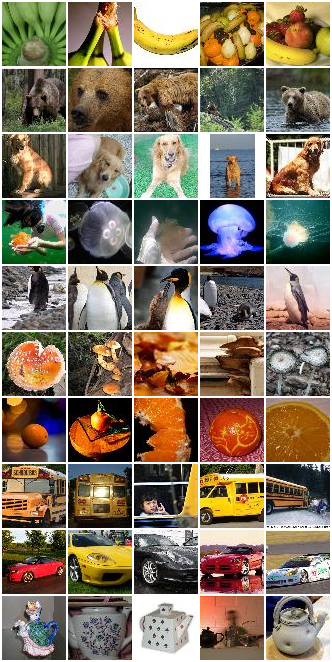
#> input picture docs/phase2/phase2_eda_grid.png, 332 x 662 px
$ python -i build_patch_forest.py   (imports and definitions only)
#> lines starting #> are read from the running program, lines starting #| are printed output that depends on the picture
#> further down, picture is the input picture: shape (662, 332, 3); mean B, G, R 98.4, 118.2, 132.4
"""Forest on patch-relationship features.

Key insight: global statistics erase spatial layout. Patch DIFFERENCES
capture layout. "Top is bright, bottom is dark" = bus.
"Uniform bright all over" = banana.

Features:
- 4x4 grid: per-patch hue_mode, sat_mean, val_mean (48 base)
- Adjacent differences: horizontal pairs (12), vertical pairs (12)
  for sat and val = 48 relationship features
Total: 48 + 48 = 96 features (close to 90, negligible dilution)

Actually to keep at exactly 90: 4x4 grid × 3 stats = 48 base,
plus 42 relationship features (all adjacent diffs for 3 channels)."""

import sys
from pathlib import Path
from collections import Counter
import numpy as np
import cv2

sys.path.insert(0, str(Path(__file__).parent))
from build_forest import CLASSES, gini, Node, find_best_split, build_tree, count_nodes, predict_tree

DATA_ROOT = Path(__file__).parent.parent.parent / "data" / "phase2" / "train"
VAL_ROOT = Path(__file__).parent.parent.parent / "data" / "phase2" / "val"


def extract_patch_features(image):
    """Patch-based spatial relationship features."""
    hsv = cv2.cvtColor(image, cv2.COLOR_BGR2HSV)
#> hsv: shape (662, 332, 3); mean H, S, V 46.3, 103.6, 140.1
    h, s, v = cv2.split(hsv)
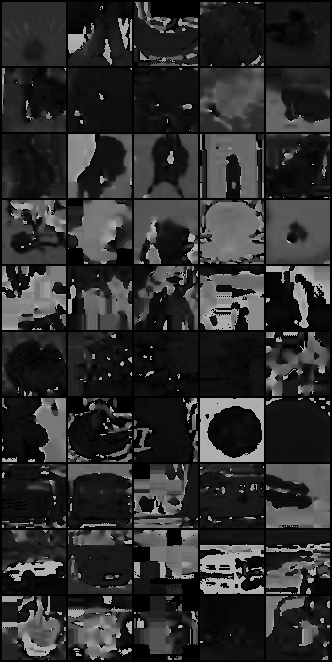
#> h: shape (662, 332); min 0, max 179, mean 46.3
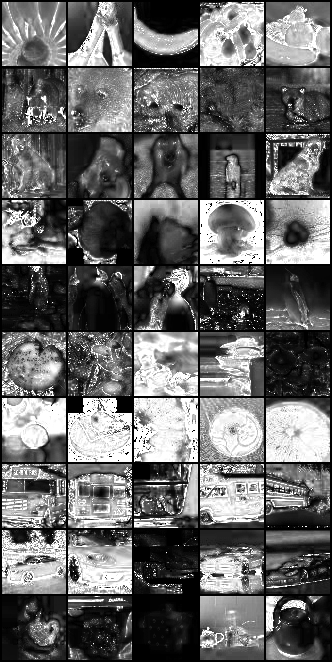
#> s: shape (662, 332); min 0, max 255, mean 103.6
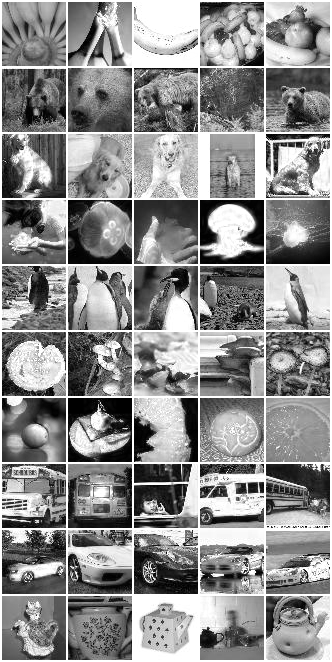
#> v: shape (662, 332); min 0, max 255, mean 140.1
    gray = cv2.cvtColor(image, cv2.COLOR_BGR2GRAY)
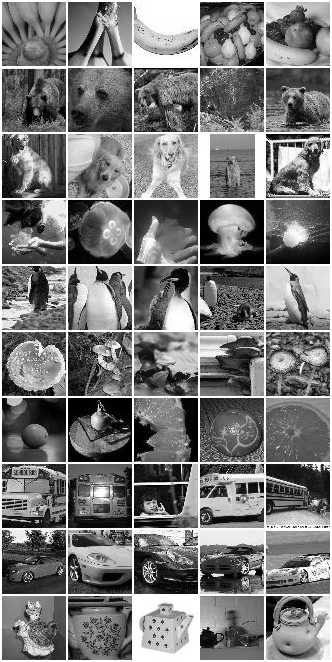
#> gray: shape (662, 332); min 0, max 255, mean 120.2

    cell = 16  # 4x4 grid of 16x16 cells

    # Per-patch statistics
    patch_hue = np.zeros((4, 4))
    patch_sat = np.zeros((4, 4))
    patch_val = np.zeros((4, 4))

    for row in range(4):
        for col in range(4):
            r0, r1 = row * cell, (row + 1) * cell
            c0, c1 = col * cell, (col + 1) * cell
            ch = h[r0:r1, c0:c1]
            cs = s[r0:r1, c0:c1]
            cv_arr = v[r0:r1, c0:c1]

            # Mode-like hue (mean of saturated pixels)
            sat_pixels = ch[cs > 40]
            if len(sat_pixels) > 20:
                patch_hue[row, col] = float(np.mean(sat_pixels))
            else:
                patch_hue[row, col] = 90.0

            patch_sat[row, col] = float(np.mean(cs))
            patch_val[row, col] = float(np.mean(cv_arr))
#> after the loop, patch_hue = [[44.52, 43.8, 43.7, 44.91], [46.87, 47.04, 45.56, 47.19], [49.29, 43.46, 39.43, 47.45], [47.49, 37.18, 32.87, 46.61]]; patch_sat = [[103.8, 99.66, 106.3, 109.3], [134.8, 164.1, 149.2, 154], [154.7, 143.4, 115.5, 155], [146.5, 105.8, 93.7, 168.4]]; patch_val = [[172.5, 176.2, 170.5, 163], [144.4, 109.8, 132.1, 117.3], [122.8, 126.6, 131.3, 129.4], [136.8, 110, 108, 113.1]]

    features = []

    # Base patch features (48)
    for row in range(4):
        for col in range(4):
            features.append(patch_hue[row, col])
            features.append(patch_sat[row, col])
            features.append(patch_val[row, col])
#> after the loop, features = 48 values, max 176.2 at index 5, min 32.87 at index 42, mean 103.6

    # Horizontal differences for sat (12)
    for row in range(4):
        for col in range(3):
            features.append(patch_sat[row, col + 1] - patch_sat[row, col])
#> after the loop, features = 60 values, max 176.2 at index 5, min -40.64 at index 57, mean 83.7

    # Vertical differences for sat (12)
    for row in range(3):
        for col in range(4):
            features.append(patch_sat[row + 1, col] - patch_sat[row, col])
#> after the loop, features = 72 values, max 176.2 at index 5, min -40.64 at index 57, mean 71.08

    # Horizontal differences for val (12)
    for row in range(4):
        for col in range(3):
            features.append(patch_val[row, col + 1] - patch_val[row, col])
#> after the loop, features = 84 values, max 176.2 at index 5, min -40.64 at index 57, mean 60.29

    # Vertical differences for val (12)
    for row in range(3):
        for col in range(4):
            features.append(patch_val[row + 1, col] - patch_val[row, col])
#> after the loop, features = 96 values, max 176.2 at index 5, min -66.43 at index 85, mean 50.52

    # Summary statistics (6) to reach 90+
    features.append(float(np.std(patch_sat)))  # spatial variation of saturation
    features.append(float(np.std(patch_val)))  # spatial variation of value
    features.append(float(np.mean(patch_sat[:2, :]) - np.mean(patch_sat[2:, :])))  # top-bottom sat
    features.append(float(np.mean(patch_val[:2, :]) - np.mean(patch_val[2:, :])))  # top-bottom val
    features.append(float(np.max(patch_sat) - np.min(patch_sat)))  # sat range
    features.append(float(np.max(patch_val) - np.min(patch_val)))  # val range

    return features  # 48 + 12 + 12 + 12 + 12 + 6 = 102


# [101 lines left out: functions load_data, eval_forest_fn, main, not called in this run]


# [2 lines not run here, left out]

>>> import cv2
>>> picture = cv2.imread('../../docs/phase2/phase2_eda_grid.png')
>>> result = extract_patch_features(picture)
#> result = 102 values, max 176.2 at index 5, min -66.43 at index 85, mean 49.59
